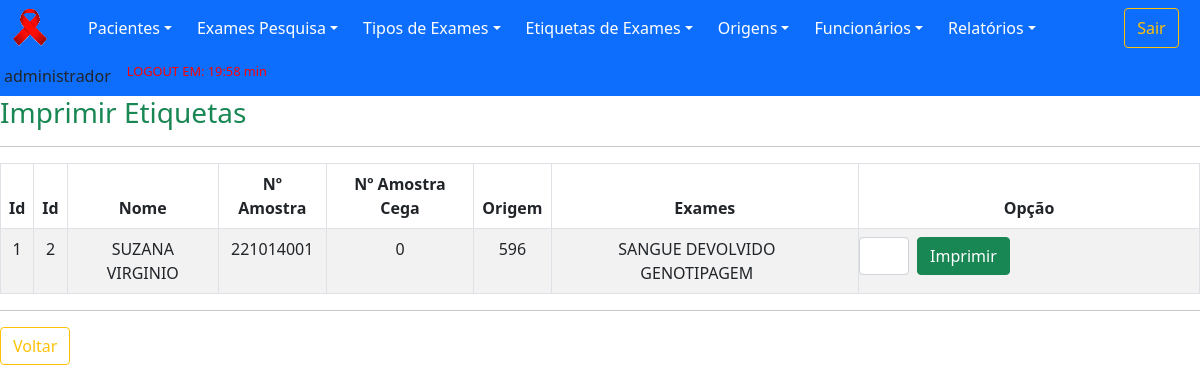
Before: /views/etiquetasImprimir.php (signed in) with the older database file.
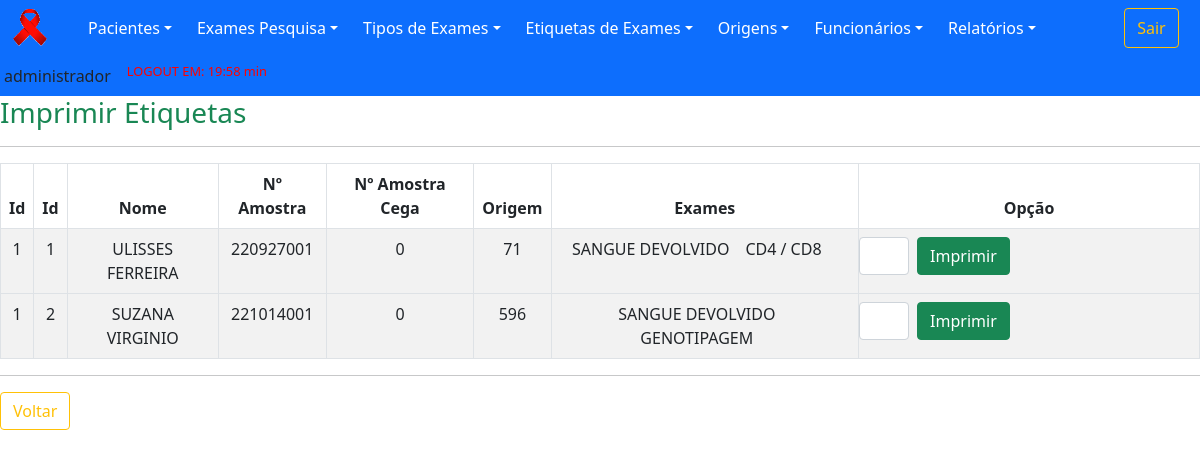
After: the same page with the newer database file.
### tables this page shows
CREATE TABLE `examesSolicitados` (
  `idExamesSolicitados` int(11) NOT NULL,
  `numAmostra` int(11) DEFAULT NULL,
  `numAmostraCega` int(11) DEFAULT NULL,
  `dataCadastroE` date DEFAULT NULL,
  `horaCadastro` time DEFAULT NULL,
  `dataAmostra` date DEFAULT NULL,
  `tiposExames` varchar(255) DEFAULT NULL,
  `idFuncionario` int(11) DEFAULT NULL,
  `idPaciente` int(11) DEFAULT NULL,
  `idOrigem` int(11) DEFAULT NULL,
  `imprimir` int(11) DEFAULT NULL
);

CREATE TABLE `paciente` (
  `idPaciente` int(11) NOT NULL,
  `nomePaciente` varchar(60) DEFAULT NULL,
  `prontuario` varchar(30) DEFAULT NULL,
  `gestante` varchar(3) DEFAULT NULL,
  `numSus` varchar(30) DEFAULT NULL,
  `cpf` varchar(15) DEFAULT NULL,
  `sexo` varchar(15) DEFAULT NULL,
  `identidade` varchar(20) DEFAULT NULL,
  `orgaoEmissor` varchar(15) DEFAULT NULL,
  `naturalidade` varchar(30) DEFAULT NULL,
  `nacionalidade` varchar(30) DEFAULT NULL,
  `dataCadastroP` date DEFAULT NULL,
  `idFuncionario` int(11) DEFAULT NULL,
  `dataAltCad` date DEFAULT NULL,
  `idFuncionarioAlt` int(11) DEFAULT NULL
);

CREATE TABLE `origem` (
  `idOrigem` int(11) NOT NULL,
  `descricao` varchar(255) DEFAULT NULL,
  `cap` varchar(10) DEFAULT NULL,
  `numOrigem` int(11) DEFAULT NULL,
  `statusOrigem` varchar(8) DEFAULT NULL
);

CREATE TABLE `tipoExames` (
  `idTipoExames` int(11) NOT NULL,
  `tipoExame` varchar(255) DEFAULT NULL,
  `statusExame` varchar(8) DEFAULT NULL
);

### dao/DAO-sistemaCihiv.php (called while the page is built, shortened)
<?php
    class SistemaDAO
        {
            public function PesquisaDados($nomeTabela,$dado,$valor)
                {
                    $conn = Database::connect();
                    $conn->exec('SET CHARACTER SET utf8');
                    $sql = "SELECT * FROM $nomeTabela WHERE $dado = '$valor'";
                    try
                        {
                            $listar = $conn->query($sql);
                            $buscar = $listar->fetchAll(PDO::FETCH_OBJ);
                            $numRows = $listar->rowCount();
                        }
                    catch (PDOException $exc)
                        {
                            $buscar = $exc->getTraceAsString();
                        }
                    return $buscar;
                }
            public function ImprimirEtiquetas($idFuncionario)
                {
                    $conn = Database::connect();
                    $conn->exec('SET CHARACTER SET utf8');
                    $sql = "SELECT * FROM examesSolicitados e, paciente p, origem o
                    WHERE e.idFuncionario = '$idFuncionario'
                    AND e.imprimir = 0
                    AND p.idPaciente = e.idPaciente
                    AND o.idOrigem = e.idOrigem
                    GROUP BY e.idExamesSolicitados";
                    try
                        {
                            $listar = $conn->query($sql);
                            $buscar = $listar->fetchAll(PDO::FETCH_OBJ);
                            $numRows = $listar->rowCount();
                        }
                    catch (PDOException $exc)
                        {
                            $buscar = $exc->getTraceAsString();
                        }
                    return $buscar;
                }
        }
?>

### views/etiquetasImprimir.php (the view, shortened to what the changed rows need)
<?php
	include "../template/menuPrincipal.php";
    include "../dao/DAO-sistemaCihiv.php";
?>
        <div cIlass="container">
            <div id="page-content-wrapper">
				<div class="panel-content">
					<div class="col-md-12">
                        <table class="table table-striped table-bordered table-condensed">
                            <thead>
                                <tr>
                                    <th>Id</th>
                                    <th>Id</th>
                                    <th>Nome</th>
                                    <th>Nº Amostra</th>
                                    <th>Nº Amostra Cega</th>
                                    <th>Origem</th>
                                    <th>Exames</th>
                                    <th>Opção</th>
                                </tr>
                            </thead>
                            <tbody>
                                <?php
                                    require_once '../dao/DAO-sistemaCihiv.php';
                                    $origemDAO = new SistemaDAO();
                                    foreach($origemDAO->ImprimirEtiquetas($_SESSION['idFuncionario']) as $resp)
                                        {
                                            ?>
                                                <tr>
                                                    <td><?php echo $idFuncionario = $resp->idFuncionario;?></td>
                                                    <td><?php echo $idExamesSolicitados = $resp->idExamesSolicitados;?></td>
                                                    <td><?php echo $nomePaciente = $resp->nomePaciente;?></td>
                                                    <td><?php echo $numAmostra = $resp->numAmostra;?></td>
                                                    <td><?php echo $numAmostraCega = $resp->numAmostraCega;?></td>
                                                    <td><?php echo $numOrigem = $resp->numOrigem;?></td>
                                                    <td>
                                                        <?php
                                                            $tiposExames = $resp->tiposExames;
                                                            $tiposExames =  unserialize($tiposExames);
                                                            $t = sizeof($tiposExames);
                                                            for ($i = 0; $i < $t; $i++)
                                                                {
                                                                    $id = $tiposExames[$i];
                                                                    $nomeTabela3 = "tipoExames";
                                                                    $dado3 = "idTipoExames";
                                                                    $exame1DAO = new SistemaDAO();
                                                                    foreach ($exame1DAO->PesquisaDados($nomeTabela3,$dado3,$id) as $resp)
                                                                        {
                                                                            echo $tipoExame = $resp->tipoExame . "&emsp;";
                                                                        }
                                                                }
                                                        ?>
                                                    </td>
                                                    <td>
                                                        <form action="../controllers/etiquetasImprimir.php?action=1&id=<?php echo $idExamesSolicitados; ?>" method="POST">
                                                            <div class="row">
                                                                <div class="col px-md-1 col-md-2">
                                                                    <input type="text"  class="form-control" name="quantidade" >
                                                                </div>
                                                                <div class="col px-md-1 col-md-2">
                                                                    <button type="submit" class="btn btn-success">Imprimir</button>
                                                                </div>
                                                            </div>
                                                        </form>
                                                    </td>
                                                <tr>
                                            <?php
                                        }
                                ?>
                            </tbody>
                        </table>
					</div>
                </div>
            </div>
		</div>
    </body>
</html>

Changed rows visible on the page:
now on this page (row edited): examessolicitados: idPaciente.idFuncionario "1", idExamesSolicitados "1", idPaciente.nomePaciente "ULISSES FERREIRA", numAmostra "220927001", numAmostraCega "0", idOrigem.numOrigem "71", tipoexames (tipoExame "SANGUE DEVOLVIDO")
now on this page (row unchanged): tipoexames: tipoExame "CD4 / CD8"
